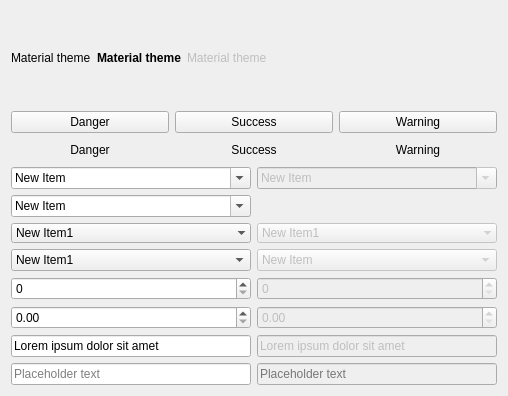
          <widget class="QWidget" name="page_4">
           <property name="geometry">
            <rect>
             <x>0</x>
             <y>0</y>
             <width>508</width>
             <height>396</height>
            </rect>
           </property>
           <attribute name="label">
            <string>Inputs</string>
           </attribute>
           <layout class="QGridLayout" name="gridLayout_21">
            <item row="0" column="1">
             <widget class="QLabel" name="label_3">
              <property name="font">
               <font>
                <weight>75</weight>
                <bold>true</bold>
               </font>
              </property>
              <property name="text">
               <string>Material theme</string>
              </property>
             </widget>
            </item>
            <item row="0" column="3">
             <spacer name="horizontalSpacer_4">
              <property name="orientation">
               <enum>Qt::Horizontal</enum>
              </property>
              <property name="sizeHint" stdset="0">
               <size>
                <width>427</width>
                <height>20</height>
               </size>
              </property>
             </spacer>
            </item>
            <item row="0" column="2">
             <widget class="QLabel" name="label">
              <property name="enabled">
               <bool>false</bool>
              </property>
              <property name="text">
               <string>Material theme</string>
              </property>
             </widget>
            </item>
            <item row="2" column="0" colspan="4">
             <layout class="QGridLayout" name="gridLayout_4">
              <item row="7" column="0">
               <widget class="QLineEdit" name="lineEdit_3">
                <property name="placeholderText">
                 <string>Placeholder text</string>
                </property>
               </widget>
              </item>
              <item row="4" column="0">
               <widget class="QSpinBox" name="spinBox"/>
              </item>
              <item row="3" column="1">
               <widget class="QComboBox" name="comboBox_4">
                <property name="enabled">
                 <bool>false</bool>
                </property>
                <item>
                 <property name="text">
                  <string>New Item</string>
                 </property>
                </item>
                <item>
                 <property name="text">
                  <string>New Item</string>
                 </property>
                </item>
                <item>
                 <property name="text">
                  <string>New Item</string>
                 </property>
                </item>
                <item>
                 <property name="text">
                  <string>New Item</string>
                 </property>
                </item>
                <item>
                 <property name="text">
                  <string>New Item</string>
                 </property>
                </item>
               </widget>
              </item>
              <item row="2" column="1">
               <widget class="QComboBox" name="comboBox_6">
                <property name="enabled">
                 <bool>false</bool>
                </property>
                <property name="frame">
                 <bool>false</bool>
                </property>
                <item>
                 <property name="text">
                  <string>New Item1</string>
                 </property>
                </item>
                <item>
                 <property name="text">
                  <string>New Item2</string>
                 </property>
                </item>
                <item>
                 <property name="text">
                  <string>New Item3</string>
                 </property>
                </item>
                <item>
                 <property name="text">
                  <string>New Item4</string>
                 </property>
                </item>
                <item>
                 <property name="text">
                  <string>New Item5</string>
                 </property>
                </item>
                <item>
                 <property name="text">
                  <string>New Item6</string>
                 </property>
                </item>
                <item>
                 <property name="text">
                  <string>New Item7</string>
                 </property>
                </item>
               </widget>
              </item>
              <item row="0" column="0">
               <widget class="QComboBox" name="comboBox">
                <property name="editable">
                 <bool>true</bool>
                </property>
                <property name="currentText">
                 <string>New Item</string>
                </property>
                <item>
                 <property name="text">
                  <string>New Item</string>
                 </property>
                </item>
                <item>
                 <property name="text">
                  <string>New Item</string>
                 </property>
                </item>
                <item>
                 <property name="text">
                  <string>New Item</string>
                 </property>
                </item>
                <item>
                 <property name="text">
                  <string>New Item</string>
                 </property>
                </item>
                <item>
                 <property name="text">
                  <string>New Item</string>
                 </property>
                </item>
               </widget>
              </item>
              <item row="5" column="0">
               <widget class="QDoubleSpinBox" name="doubleSpinBox"/>
              </item>
              <item row="1" column="0">
               <widget class="QComboBox" name="comboBox_7">
                <property name="editable">
                 <bool>true</bool>
                </property>
                <item>
                 <property name="text">
                  <string>New Item</string>
                 </property>
                </item>
                <item>
                 <property name="text">
                  <string>New Item</string>
                 </property>
                </item>
                <item>
                 <property name="text">
                  <string>New Item</string>
                 </property>
                </item>
                <item>
                 <property name="text">
                  <string>New Item</string>
                 </property>
                </item>
                <item>
                 <property name="text">
                  <string>New Item</string>
                 </property>
                </item>
               </widget>
              </item>
              <item row="6" column="0">
               <widget class="QLineEdit" name="lineEdit">
                <property name="text">
                 <string>Lorem ipsum dolor sit amet</string>
                </property>
               </widget>
              </item>
              <item row="5" column="1">
               <widget class="QDoubleSpinBox" name="doubleSpinBox_2">
                <property name="enabled">
                 <bool>false</bool>
                </property>
               </widget>
              </item>
              <item row="4" column="1">
               <widget class="QSpinBox" name="spinBox_2">
                <property name="enabled">
                 <bool>false</bool>
                </property>
               </widget>
              </item>
              <item row="0" column="1">
               <widget class="QComboBox" name="comboBox_3">
                <property name="enabled">
                 <bool>false</bool>
                </property>
                <property name="editable">
                 <bool>true</bool>
                </property>
                <item>
                 <property name="text">
                  <string>New Item</string>
                 </property>
                </item>
                <item>
                 <property name="text">
                  <string>New Item</string>
                 </property>
                </item>
                <item>
                 <property name="text">
                  <string>New Item</string>
                 </property>
                </item>
                <item>
                 <property name="text">
                  <string>New Item</string>
                 </property>
                </item>
                <item>
                 <property name="text">
                  <string>New Item</string>
                 </property>
                </item>
                <item>
                 <property name="text">
                  <string>New Item</string>
                 </property>
                </item>
               </widget>
              </item>
              <item row="6" column="1">
               <widget class="QLineEdit" name="lineEdit_2">
                <property name="enabled">
                 <bool>false</bool>
                </property>
                <property name="text">
                 <string>Lorem ipsum dolor sit amet</string>
                </property>
               </widget>
              </item>
              <item row="3" column="0">
               <widget class="QComboBox" name="comboBox_2">
                <item>
                 <property name="text">
                  <string>New Item1</string>
                 </property>
                </item>
                <item>
                 <property name="text">
                  <string>New Item2</string>
                 </property>
                </item>
                <item>
                 <property name="text">
                  <string>New Item3</string>
                 </property>
                </item>
                <item>
                 <property name="text">
                  <string>New Item4</string>
                 </property>
                </item>
                <item>
                 <property name="text">
                  <string>New Item5</string>
                 </property>
                </item>
                <item>
                 <property name="text">
                  <string>New Item6</string>
                 </property>
                </item>
                <item>
                 <property name="text">
                  <string>New Item7</string>
                 </property>
                </item>
               </widget>
              </item>
              <item row="2" column="0">
               <widget class="QComboBox" name="comboBox_5">
                <property name="frame">
                 <bool>false</bool>
                </property>
                <item>
                 <property name="text">
                  <string>New Item1</string>
                 </property>
                </item>
                <item>
                 <property name="text">
                  <string>New Item2</string>
                 </property>
                </item>
                <item>
                 <property name="text">
                  <string>New Item3</string>
                 </property>
                </item>
                <item>
                 <property name="text">
                  <string>New Item4</string>
                 </property>
                </item>
                <item>
                 <property name="text">
                  <string>New Item5</string>
                 </property>
                </item>
                <item>
                 <property name="text">
                  <string>New Item6</string>
                 </property>
                </item>
                <item>
                 <property name="text">
                  <string>New Item7</string>
                 </property>
                </item>
               </widget>
              </item>
              <item row="7" column="1">
               <widget class="QLineEdit" name="lineEdit_4">
                <property name="enabled">
                 <bool>false</bool>
                </property>
                <property name="placeholderText">
                 <string>Placeholder text</string>
                </property>
               </widget>
              </item>
             </layout>
            </item>
            <item row="0" column="0">
             <widget class="QLabel" name="label_2">
              <property name="text">
               <string>Material theme</string>
              </property>
             </widget>
            </item>
            <item row="1" column="0" colspan="4">
             <layout class="QGridLayout" name="gridLayout_7">
              <item row="0" column="0">
               <widget class="QPushButton" name="pushButton_18">
                <property name="text">
                 <string>Danger</string>
                </property>
                <property name="class" stdset="0">
                 <string>danger</string>
                </property>
               </widget>
              </item>
              <item row="1" column="1">
               <widget class="QPushButton" name="pushButton_22">
                <property name="text">
                 <string>Success</string>
                </property>
                <property name="flat">
                 <bool>true</bool>
                </property>
                <property name="class" stdset="0">
                 <string>success</string>
                </property>
               </widget>
              </item>
              <item row="0" column="2">
               <widget class="QPushButton" name="pushButton_19">
                <property name="text">
                 <string>Warning</string>
                </property>
                <property name="class" stdset="0">
                 <string>warning</string>
                </property>
               </widget>
              </item>
              <item row="1" column="2">
               <widget class="QPushButton" name="pushButton_21">
                <property name="text">
                 <string>Warning</string>
                </property>
                <property name="flat">
                 <bool>true</bool>
                </property>
                <property name="class" stdset="0">
                 <string>warning</string>
                </property>
               </widget>
              </item>
              <item row="0" column="1">
               <widget class="QPushButton" name="pushButton_20">
                <property name="text">
                 <string>Success</string>
                </property>
                <property name="class" stdset="0">
                 <string>success</string>
                </property>
               </widget>
              </item>
              <item row="1" column="0">
               <widget class="QPushButton" name="pushButton_23">
                <property name="text">
                 <string>Danger</string>
                </property>
                <property name="flat">
                 <bool>true</bool>
                </property>
                <property name="class" stdset="0">
                 <string>danger</string>
                </property>
               </widget>
              </item>
             </layout>
            </item>
           </layout>
          </widget>
